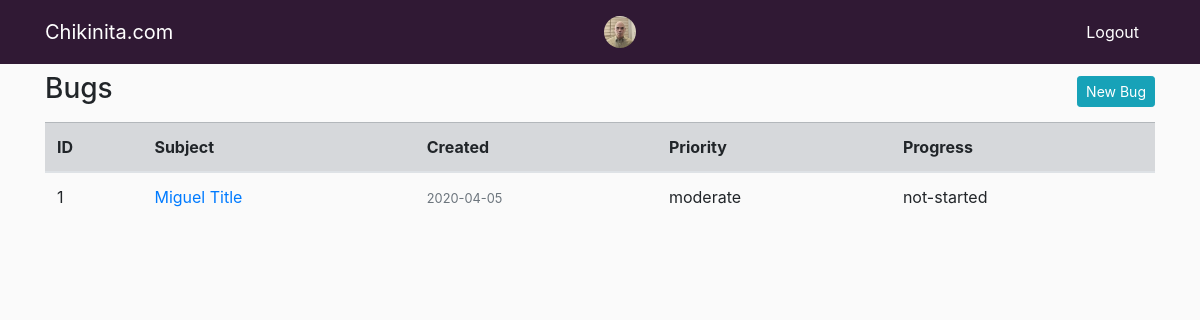
The app's page /index (signed in) with its own data.
### app/models.py (models this page shows, shortened)
class User(UserMixin, db.Model):
    id = db.Column(db.Integer, primary_key=True)
    username = db.Column(db.String(64), index=True, unique=True)
    email = db.Column(db.String(120), index=True, unique=True)
    image_file = db.Column(db.String(20), nullable=False, default='default.png')
    password_hash = db.Column(db.String(128))
    trackers = db.relationship('Tracker', backref='author', lazy='dynamic')
    last_seen = db.Column(db.DateTime, nullable=True, default=datetime.utcnow)
    def __repr__(self):
        return f"User('{self.username}', '{self.email}', '{self.image_file}, '{self.last_seen}')"

class Tracker(db.Model):
    id = db.Column(db.Integer, primary_key=True)
    subject = db.Column(db.String(140), nullable=False)
    content = db.Column(db.String(300), nullable=False)
    priority = db.Column(db.String(16), nullable=False)
    progress = db.Column(db.String(16), nullable=False)
    date_created = db.Column(db.DateTime, default=datetime.utcnow)
    user_id = db.Column(db.Integer, db.ForeignKey('user.id'))

### app/routes.py (the view)
@app.route("/")
@app.route("/index")
@login_required
def index():
    track = Tracker.query.all()
    return render_template('index.html', track=track)

### app/models.py (called while the page is built)
@login.user_loader
def load_user(id):
    return User.query.get(int(id))

### app/routes.py (called while the page is built)
@app.before_request
def before_request():
    if current_user.is_authenticated:
        current_user.last_seen = datetime.utcnow()
        db.session.commit()

### app/templates/index.html
{% extends "base.html" %}
{% block content %}
<div class="container">
<div>
  <h3>Bugs
  <a class="btn btn-info btn-sm float-right mt-1 mb-1" href="{{ url_for('new_bug') }}">New Bug</a></h3>
</div>
  <table class="table table-hover mt-3">
    <thead class="table table-secondary">
        <tr>
          <th>ID</th>
          <th>Subject</th>
          <th>Created</th>
          <th>Priority</th>
          <th>Progress</th>
        </tr>
      </thead>
        {% for t in track %}
          {% if t.author == current_user %}
          <tbody>
            <tr>
              <td>
                {{ t.id }}
              </td>
              <td>
                <a class="article-title" href="{{ url_for('bug', track_id=t.id) }}"
                  >{{ t.subject.title() }}</a
                >
              </td>
              <td>
                <small class="text-muted"
                  >{{ t.date_created.strftime('%Y-%m-%d') }}</small
                >
              </td>
              <td>
                {{ t.priority }}
              </td>
              <td>
                {{ t.progress }}
            {% endif %}
            {% endfor %}
    </tbody>
  </table>
</div>
{% endblock content %}

### app/templates/base.html (shortened to what this page needs)
<!DOCTYPE html>
<html lang="en">
<head>
  <link rel="stylesheet" href="https://maxcdn.bootstrapcdn.com/bootstrap/4.4.1/css/bootstrap.min.css">
  <link href="{{ url_for('static', filename='main.css') }}" rel="stylesheet">
</head>
<body>
  <nav class="navbar navbar-expand-lg navbar-dark bg-dark_purple fixed-top">
    <div class="container">
      <a class="navbar-brand" href="{{ url_for('index') }}">Chikinita.com</a>
        {% if current_user.is_anonymous %}
        <ul class="navbar-nav">
          <li class="nav-item">
                <a class="nav-link" href="{{ url_for('login') }}">Login <span class="sr-only">(current)</span></a>
                </li>
        {% else %}
          <li class="nav-item nav-link">
            <div class="avatar-cell d-none d-sm-block">
              <a id="welcome" href="{{ url_for('user', username=current_user) }}">
              <img class="rounded-circle small-image img-fluid"
              src="{{ url_for('static', filename='profile_pics/' + current_user.image_file) }}">
              <span class="sr-only">(current)</span></a>
              </div>
                </li>
          <li class="nav-item nav-link">
            <a id="welcome" href="{{ url_for('logout') }}">Logout <span class="sr-only">(current)</span></a>
            </li>
        {% endif %}
      </nav>
  <div id="page-content-wrapper">
    <div class="container-fluid"">
  {% block content %}
  {% endblock %}
    </div>
    </div>
    </body>
    </html>

### app/static/main.css (style rules this page uses)
body { padding-top: 56px; background-color: #fafafa; margin-top: 1rem; font-size: 1em; }
.bg-dark_purple { background-color: #301934; }
#welcome { color: white; }
.small-image { height: 32px; width: 32px; margin-right: 20px; vertical-align: middle; }

### records on screen
User: image_file (picture)
Tracker: id "1", subject "Miguel Title", date_created "2020-04-05", priority "moderate", progress "not-started"
